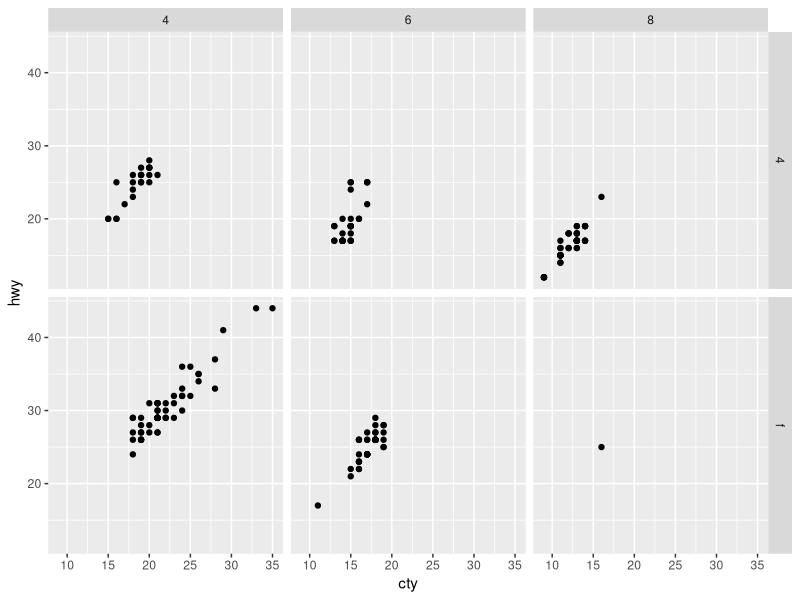
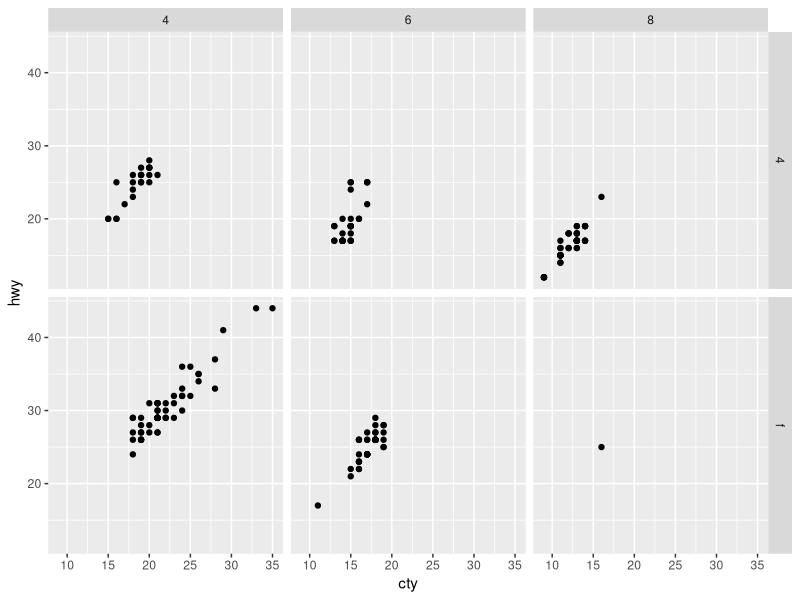

R code for these plots, in order:
library("ggplot2")

mpg2 <- subset(mpg, cyl != 5 & drv %in% c("4", "f"))
p <- qplot(cty, hwy, data = mpg2)

p + facet_grid(drv ~ cyl)
ggsave(filename = "base.png")

## is the same as if the default labeller is set

## p + facet_grid(drv ~ cyl, labeller=label_value)

## Note that the argument to labeller can also be the quoted name of a function which is a valid labeller

## p + facet_grid(drv ~ cyl, labeller="label_value")

## If a different labeller is used, the facet labels change

## p + facet_grid(drv ~ cyl, labeller=label_both)

## Now instead of the facet labels at the top being "4", "6", and "8", they are "cyl: 4", "cyl: 6", and "cyl: 8". Similarly, the vertical labels are "drv: 4" and "drv: f". There is not a way to set the labels for the horizontal and vertical separately.

## For this example, label_parsed does not do anything interesting since the values of the facet variables are not plotmath expressions that would get formatted any differently.

## mpg3 <- transform(mpg2,
##     cyl = factor(cyl, levels=c(4,6,8), labels=c("alpha", "sqrt(x, y)", "sum(x[i], i==1, n)")))
## (p %+% mpg3) + facet_grid(drv ~ cyl, labeller=label_parsed)

## Here, the (top) facet labels are the greek letter alpha, the y-th root of x, and the sum over i from 1 to n of x sub i.

## p + facet_grid(drv ~ cyl, labeller=label_bquote())

## First, note that the argument to labeller is not the function label_bquote, but rather the function that is returned when calling label_bquote (with the default arguments). This is because label_bquote is a function which returns a labeller rather than being a labeller itself. The default expression is a greek beta raised to the power of the levels of the factor being faceted on. This expression can be changed with the expr arugment to label_bquote. In the expression, x will be substituted for the value of the level of the factor. For example, to make the facet labels an alpha with the level of the factor as a subscript:

## p + facet_grid(drv ~ cyl, labeller=label_bquote(expr = alpha[.(x)]))

## Writing new labellers

## The structure of a labeller is a function that takes two arguments: variable and value. variable is a length 1 character vector with the name of the variable which is being faceted on. value is the ordered (not necessarily unique) values of the facets. If the faceting variable is a factor, this is a factor including the used levels (note that there may be additional levels to the factor which are not part of the faceting, but were levels of the factor to begin with; thus it is the character representation of the factor which is relevant, not the levels). If the faceting variable is a character variable or a numeric variable, then value is a simple vector of the (not necessarily unique, but ordered) values of the faceting variable. What gets passed as value need not be unique because levels can be repeated in the case of nested faceting; see the last example.

## The output of labeller varies quite a lot. All four built in labellers return different structures, all of which are apparently acceptable.

##     A factor whose character representation is the labels
##     A character vector that is the labels
##     A list of expressions, each element of which is one label
##     A list of calls, each element of which is one label

## The following is an example of a labeller which wraps long labels at a fixed character count so that they take up less space. This can be useful since the space for facets is not expanded to guarantee that the entire label is visible. (This example is inspired by and derived from this thread on the mailing list.)

## label_wrap <- function(variable, value) {
##   laply(strwrap(as.character(value), width=25, simplify=FALSE),
##         paste, collapse="\n")
## }

## Alternatively, a label_wrap generator can be made which allows parametrization of the width of wrapping. I prefer to name it differently to differentiate that it is a generator of labellers, not a labeller itself.

## label_wrap_gen <- function(width = 25) {
##     function(variable, value) {
##       laply(strwrap(as.character(value), width=width, simplify=FALSE),
##             paste, collapse="\n")
##     }
## }

## An example of the usage of these would be

## mpg4 <- transform(mpg2,
##     cyl = factor(cyl, levels=c(4,6,8),
##         labels=c("These are cars that have 4 cylinders",
##             "These are other cars that have 6 cylinders",
##             "Here are some 8 cylinder cars if you want that may cylinders")))

## (p %+% mpg4) + facet_grid(drv ~ cyl, labeller=label_wrap)

## (p %+% mpg4) + facet_grid(drv ~ cyl, labeller=label_wrap_gen(width=15))

## (p %+% mpg4) + facet_grid(~ drv + cyl, labeller=label_wrap_gen(width=15))
